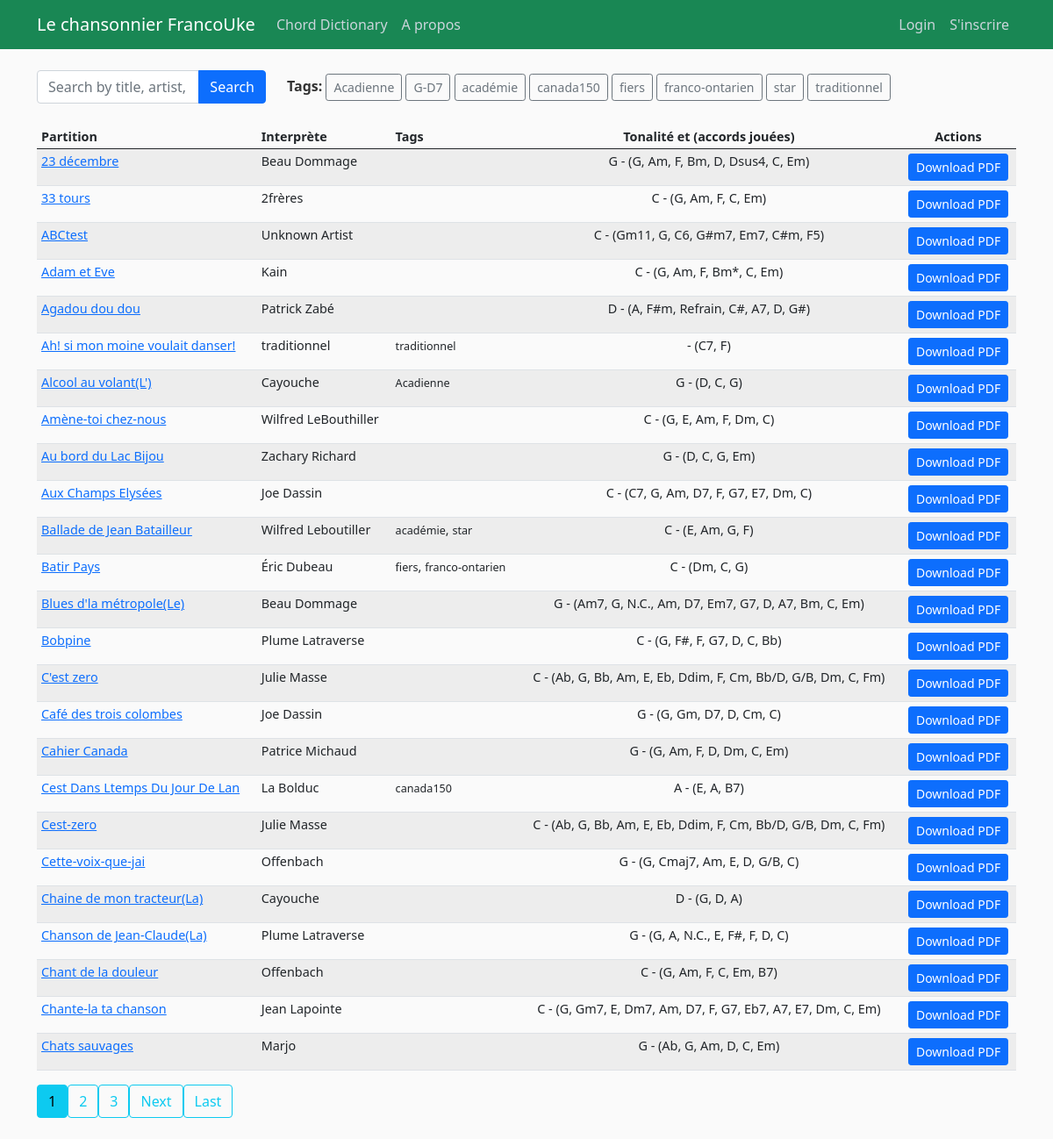
/, run on an earlier commit of the app's database.
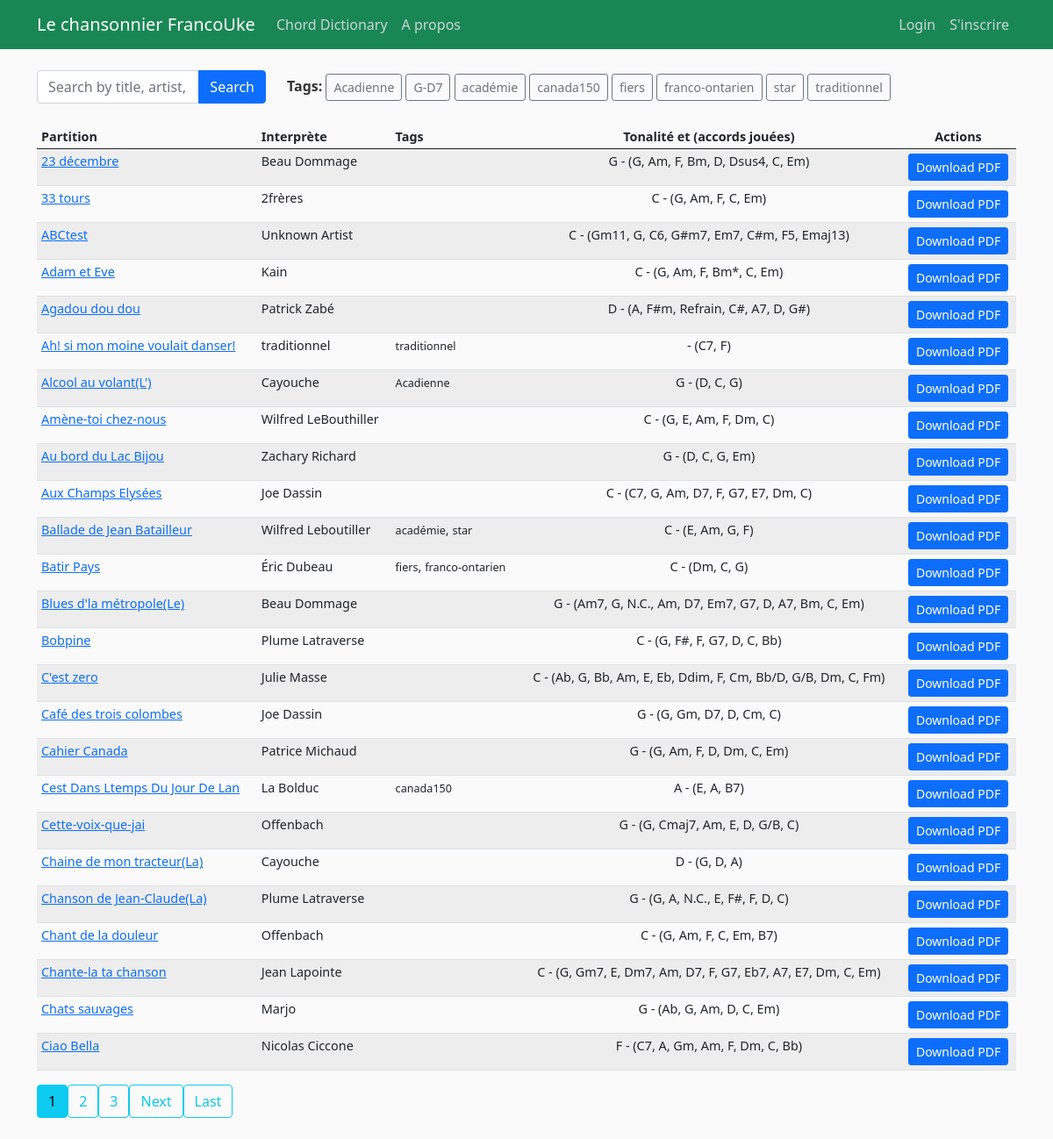
And on a later commit of the database.
### songbook/models.py (models this page shows, shortened)
class Song(models.Model):
    songTitle = models.CharField(max_length=100, blank=True, null=True)
    songChordPro = models.TextField()  # Original
    lyrics_with_chords = models.JSONField(null=True, blank=True)
    metadata = models.JSONField(blank=True, null=True)  # Stores metadata as JSON
    date_posted = models.DateField(default=timezone.now)
    contributor = models.ForeignKey(User, on_delete=models.CASCADE)
    abc_notation = models.TextField(blank=True, null=True, help_text="Optional ABC notation for this song.")
    tags = TaggableManager(blank=True)

### songbook/views.py (the view, shortened to what this page needs)
# urls.py: path('', SongListView.as_view(), name='songbook-home'),
class SongListView(ListView):
    model = Song
    template_name = 'songbook/song_list.html'
    context_object_name = 'songs'
    ordering = ['songTitle']
    paginate_by = 25
    def get_queryset(self):
        queryset = super().get_queryset()
        search_query = self.request.GET.get('q', '')  # Search query
        selected_tag = self.request.GET.get('tag', '')  # Selected tag
        if selected_tag:  # Filter by tag if a tag is selected
            queryset = queryset.filter(tags__name=selected_tag)
        return queryset
    def get_context_data(self, **kwargs):
        context = super().get_context_data(**kwargs)
        search_query = self.request.GET.get('q', '')
        selected_tag = self.request.GET.get('tag', '')  # Selected tag
        song_data = []
        for song in context['songs']:
            parsed_data = song.lyrics_with_chords or ""
            chords = extract_chords(parsed_data, unique=True) if parsed_data else []
            tags = [tag.name for tag in song.tags.all()]  # Get tags for each song
            song_data.append({
                'song': song,
                'chords': ', '.join(chords),
                'tags': ', '.join(tags),
            })
        all_tags = Tag.objects.all().values_list('name', flat=True).distinct()
        context['song_data'] = song_data
        context['search_query'] = search_query
        context['selected_tag'] = selected_tag  # Pass the selected tag
        context['all_tags'] = all_tags  # Add all tags to context
        return context

### songbook/transposer.py (called while the page is built)
def extract_chords(parsed_data, unique=False):
    chords = []
    for section in parsed_data:
        for item in section:
            if isinstance(item, dict) and 'chord' in item and item['chord']:
                chords.append(item['chord'])
    if unique:
        return list(set(chords))  # Return unique chords
    return chords  # Return all chords

### songbook/templates/songbook/song_list.html (shortened to what this page needs)
{% extends "songbook/base.html" %}
  {% block content %}
<form method="get" class="mb-4">
    <div class="row align-items-center">
        <div class="col-md-3">
            <div class="input-group">
                <input type="text" name="q" class="form-control"
                       placeholder="Search by title, artist, lyricist or composer"
                       value="{{ search_query }}">
                <button class="btn btn-primary" type="submit">Search</button>
            </div>
        </div>
        <div class="col-md-9">
            <strong>Tags: </strong>
            {% for tag in all_tags %}
                <a href="?tag={{ tag }}" class="btn btn-outline-secondary btn-sm">
                    {{ tag }}
                </a>
            {% endfor %}
        </div>
    </div>
</form>
<div class="table-responsive">
    <table class="table table-striped table-hover table-condensed">
        <thead>
            <tr>
                <th>Partition</th>
                <th>Interprète</th>
                <th>Tags</th>
                <th class="text-center">Tonalité et (accords jouées)</th>
                <th class="text-center">Actions</th>
            </tr>
        </thead>
        <tbody>
            {% for item in song_data %}
            <tr>
                <td>
                    <a href="{% url 'score' item.song.id %}" class="song-link" title="{{ item.song.songTitle }}" aria-label="View score for {{ item.song.songTitle }}">
                        {{ item.song.songTitle }}
                    </a>
                </td>
                <td>{{ item.song.metadata.artist|default_if_none:"Unknown Artist" }}</td>
                <td>
                    {% for tag in item.song.tags.all %}
                        <small>{{ tag }}</small>{% if not forloop.last %}, {% endif %}
                    {% endfor %}
                </td>
                <td class="text-center">
                    {{ item.song.metadata.key|default_if_none:"Unknown" }} - ({{ item.chords|default_if_none:"N/A" }})
                </td>
                <td class="text-center">
                    <a href="{% url 'generate_single_song_pdf' item.song.id %}" class="btn btn-primary btn-sm" title="Download PDF for {{ item.song.songTitle }}">
                        Download PDF
                    </a>
                </td>
            </tr>
            {% empty %}
            <tr>
                <td colspan="4" class="text-center">No songs found matching your search.</td>
            </tr>
            {% endfor %}
        </tbody>
    </table>
</div>
{% if is_paginated %}
<div class="pagination">
    {% for num in page_obj.paginator.page_range %}
        {% if page_obj.number == num %}
        <a class="btn btn-info mb-4" href="?page={{ num }}" aria-current="page">{{ num }}</a>
        {% elif num > page_obj.number|add:'-3' and num < page_obj.number|add:'3' %}
        <a class="btn btn-outline-info mb-4" href="?page={{ num }}">{{ num }}</a>
        {% endif %}
    {% endfor %}
    {% if page_obj.has_next %}
    <a class="btn btn-outline-info mb-4" href="?page={{ page_obj.next_page_number }}" aria-label="Next page">Next</a>
    <a class="btn btn-outline-info mb-4" href="?page={{ page_obj.paginator.num_pages }}" aria-label="Last page">Last</a>
    {% endif %}
</div>
{% endif %}
{% endblock content %}

### songbook/templates/songbook/base.html (shortened to what this page needs)
{% load static %}
<!DOCTYPE html>
<html>
  <head>
    <link href="https://cdn.jsdelivr.net/npm/bootstrap@5.0.2/dist/css/bootstrap.min.css" rel="stylesheet">
    <link href="https://cdnjs.cloudflare.com/ajax/libs/font-awesome/6.0.0-beta3/css/all.min.css" rel="stylesheet">
      <link rel="stylesheet" type="text/css" href="{% static 'songbook/main.css' %}">
</head>
  <body>
    <header class="site-header">
      {% include "partials/_navbar.html" %}
    </header>
  <main role="main" class="container">
        {% block content %}{% endblock %}
  </main>
  </body>
  </html>

### songbook/templates/partials/_navbar.html (shortened to what this page needs)
<nav class="navbar navbar-expand-md navbar-dark bg-success fixed-top">
    <div class="container">
      <a class="navbar-brand mr-4" href="{% url 'songbook-home' %}">Le chansonnier FrancoUke</a>
      <div class="collapse navbar-collapse" id="navbarToggle">
        <div class="navbar-nav mr-auto">
          <a class="nav-item nav-link" href="{% url 'chord-dictionary' %}">Chord Dictionary</a>
          <a class="nav-item nav-link" href="{% url 'songbook-about' %}">A propos</a>
        </div>
      </div>
        <div class="navbar-nav ms-auto">
        {% if user.is_authenticated %}
        <a class="nav-item nav-link" href="{% url 'song-create' %}">Nouvelle Chanson</a>
        <a href="#" class="nav-item nav-link" onclick="event.preventDefault(); document.getElementById('logout-form').submit();">
          Logout
        </a>
        <form id="logout-form" action="{% url 'logout' %}" method="post" style="display: none;">
          {% csrf_token %}
        </form>
        {% else %}
          <a class="nav-item nav-link" href="{% url 'login' %}">Login</a>
          <a class="nav-item nav-link" href="{% url 'register' %}">S'inscrire</a>
        {% endif %}
        </div>
      </div>
  </nav>

### songbook/static/songbook/main.css (style rules this page uses)
body { background: #fafafa; color: #333333; margin-top: 5rem; }
.site-header .navbar-nav .nav-link { color: #cbd5db; }
.table-condensed td, .table-condensed th { padding: 5px; line-height: 1.2; font-size: 0.9rem; }

What changed in the data, as far as the page shows it:
removed Song: song.songTitle "Cest-zero", song.metadata.artist "Julie Masse", song.metadata.key "C", chords "Ab, G, Bb, Am, E, Eb, Ddim, F, Cm, Bb/D, G/B, Dm, C, Fm"
changed Song "ABCtest": chords "Gm11, G, C6, G#m7, Em7, C#m, F5" → "Gm11, G, C6, G#m7, Em7, C#m, F5, Emaj13"
now on this page (row unchanged): Song: song.songTitle "Ciao Bella", song.metadata.artist "Nicolas Ciccone", song.metadata.key "F", chords "C7, A, Gm, Am, F, Dm, C, Bb"
